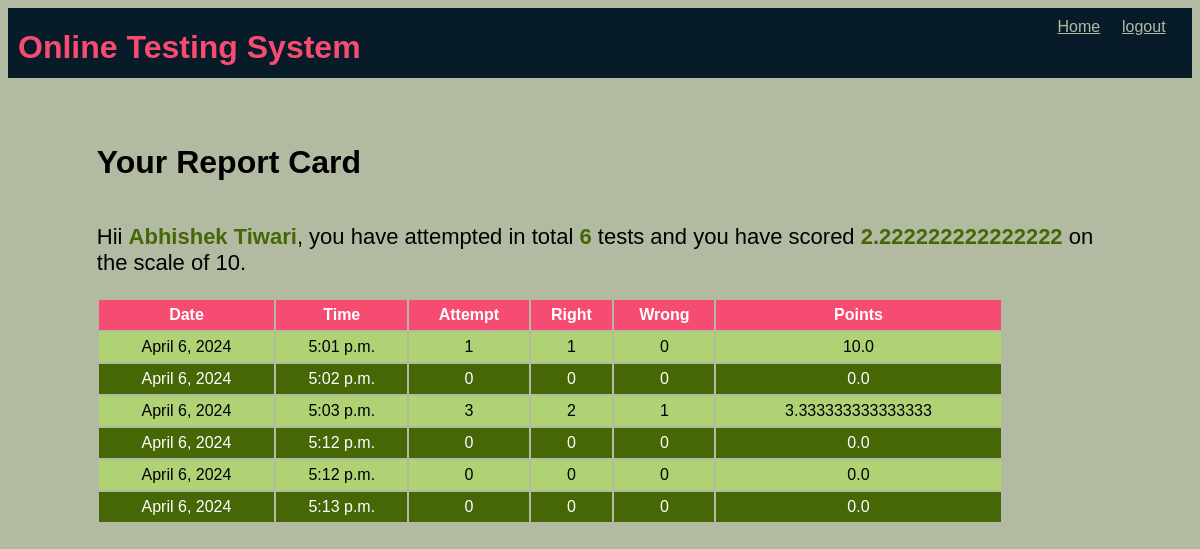
/OTS/test-history (signed in), run on the app's committed database.
### OTS/models.py (models this page shows)
class Candidate(models.Model):
    username=models.CharField(primary_key=True,max_length=20)
    password=models.CharField(null=False,max_length=20)
    name=models.CharField(null=False,max_length=25)
    test_attempted=models.IntegerField(default=0)
    points=models.FloatField(default=0)

class Result(models.Model):
    resultid=models.BigAutoField(primary_key=True,auto_created=True)
    username=models.ForeignKey(Candidate,on_delete=models.CASCADE)
    date=models.DateField(auto_now=True)
    time=models.TimeField(auto_now=True)
    attempt=models.IntegerField()
    right=models.IntegerField()
    wrong=models.IntegerField()
    points=models.FloatField()

### OTS/views.py (the view)
# urls.py: path('test-history',testResultHistory,name='testHistory'),
def testResultHistory(request):
    if 'name' not in request.session.keys():
        res=HttpResponseRedirect('login')
    candidate=Candidate.objects.filter(username=request.session['username'])
    results=Result.objects.filter(username_id=candidate[0].username)
    context={
        'candidate':candidate[0],'results':results
    }
    res=render(request,'candidate_history.html',context)
    return res

### OTS/templates/candidate_history.html (shortened to what this page needs)
{% extends 'master.html' %}
{% load static %}
{% block top %}
    <a href="{% url 'OTS:home'%}">Home</a>
    <a href="{% url 'OTS:logout'%}">logout</a>
{% endblock %}
{% block content %}
<div class="history-design">
    <h1>Your Report Card</h1>
    <p>Hii <span class="special"> {{candidate.name }}</span>, you have attempted in total <span class="special">{{candidate.test_attempted}}</span> tests and you have scored <span class="special">{{ candidate.points}}</span> on the scale of 10.</p>
    <table>
        <tr>
            <th>Date</th>
            <th>Time</th>
            <th>Attempt</th>
            <th>Right</th>
            <th>Wrong</th>
            <th>Points</th>
        </tr>
        {% for r in results %}
        <tr>
            <td>{{r.date}}</td>
            <td>{{r.time}}</td>
            <td>{{r.attempt}}</td>
            <td>{{r.right}}</td>
            <td>{{r.wrong}}</td>
            <td>{{r.points}}</td>
        </tr>
        {% endfor %}
    </table>
</div>
{% endblock %}

### OTS/templates/master.html (shortened to what this page needs)
<!DOCTYPE html>
{% load static %}
<html lang="en">
<head>
    <link rel="stylesheet" href="{% static 'theme.css' %}">
    <link rel="stylesheet" href="{% static 'formstyle.css' %}">
    <link rel="stylesheet" href="{% static 'buttonstyle.css' %}">
</head>
<body>
    <div class="top">
        <div class="sitename"><h1>Online Testing System </h1></div>
        <div class="menu">
            {% block top %} {% endblock %}
        </div>
    </div>
    <div class="content">
        {% block content %}  {% endblock %}
    </div>
</body>
</html>

### OTS/static/theme.css (style rules this page uses)
* { font-family: 'Gill Sans', 'Gill Sans MT', Calibri, 'Trebuchet MS', sans-serif; }
:root { --bg-color: rgb(5, 5, 5); --second-bg-color: #101111; --text-color: #ededed; --main-color: #14660d; }
body { background-color: #b2baa2; }
.top { background-color: #081b29; height: 50px; margin-bottom: 20px; padding: 10px; }
.top div.sitename { display: inline-block; color: #F64C72; position: relative; top: -10px; }
.top div.menu { float: right; }
.top div.menu a { color: #b2baa2; display: inline-block; min-width: 50px; margin-right: 10px; }
.content { display: flex; align-items: center; justify-content: center; width: 100%; max-height: fit-content; min-height: 450px; margin-left: auto; margin-right: auto; }
table { width: 90%; }
table tr:nth-child(odd) { background-color: #456705; color: white; height: 30px; }
table tr:nth-child(even) { background-color: #afd275; height: 30px; }
table tr:first-child { background-color: #f64c72; }
table td { text-align: center; }
span.special { color: #456705; font-weight: bold; }
.history-design { display: flex; flex-direction: column; width: 85%; }
.history-design > p { font-size: 22px; }

### data on the page
Candidate: name "Abhishek Tiwari", test_attempted "6", points "2.222222222222222"
Result: date "April 6, 2024", time "5:01 p.m.", attempt "1", right "1", wrong "0", points "10.0"
Result: date "April 6, 2024", time "5:02 p.m.", attempt "0", right "0", wrong "0", points "0.0"
Result: date "April 6, 2024", time "5:03 p.m.", attempt "3", right "2", wrong "1", points "3.333333333333333"
Result: date "April 6, 2024", time "5:12 p.m.", attempt "0", right "0", wrong "0", points "0.0"
Result: date "April 6, 2024", time "5:12 p.m.", attempt "0", right "0", wrong "0", points "0.0"
Result: date "April 6, 2024", time "5:13 p.m.", attempt "0", right "0", wrong "0", points "0.0"
